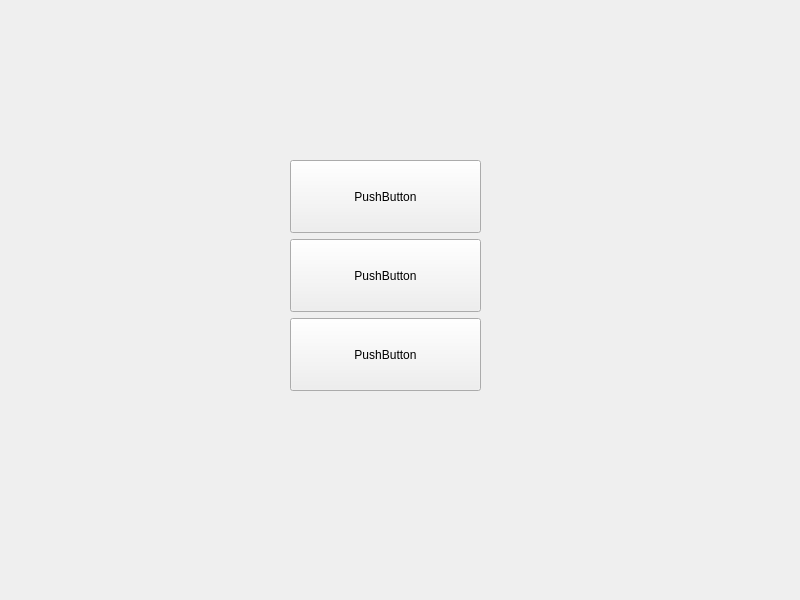
<?xml version="1.0" encoding="UTF-8"?>
<ui version="4.0">
 <class>Widget</class>
 <widget class="QWidget" name="Widget">
  <property name="geometry">
   <rect>
    <x>0</x>
    <y>0</y>
    <width>800</width>
    <height>600</height>
   </rect>
  </property>
  <property name="windowTitle">
   <string>Widget</string>
  </property>
  <widget class="QWidget" name="">
   <property name="geometry">
    <rect>
     <x>290</x>
     <y>160</y>
     <width>191</width>
     <height>231</height>
    </rect>
   </property>
   <layout class="QVBoxLayout" name="verticalLayout" stretch="2,2,2">
    <item>
     <widget class="QPushButton" name="pushButton">
      <property name="sizePolicy">
       <sizepolicy hsizetype="Minimum" vsizetype="Expanding">
        <horstretch>0</horstretch>
        <verstretch>0</verstretch>
       </sizepolicy>
      </property>
      <property name="text">
       <string>PushButton</string>
      </property>
     </widget>
    </item>
    <item>
     <widget class="QPushButton" name="pushButton_2">
      <property name="sizePolicy">
       <sizepolicy hsizetype="Minimum" vsizetype="Expanding">
        <horstretch>0</horstretch>
        <verstretch>0</verstretch>
       </sizepolicy>
      </property>
      <property name="text">
       <string>PushButton</string>
      </property>
     </widget>
    </item>
    <item>
     <widget class="QPushButton" name="pushButton_3">
      <property name="sizePolicy">
       <sizepolicy hsizetype="Minimum" vsizetype="Expanding">
        <horstretch>0</horstretch>
        <verstretch>0</verstretch>
       </sizepolicy>
      </property>
      <property name="text">
       <string>PushButton</string>
      </property>
     </widget>
    </item>
   </layout>
  </widget>
 </widget>
 <resources/>
 <connections/>
</ui>
